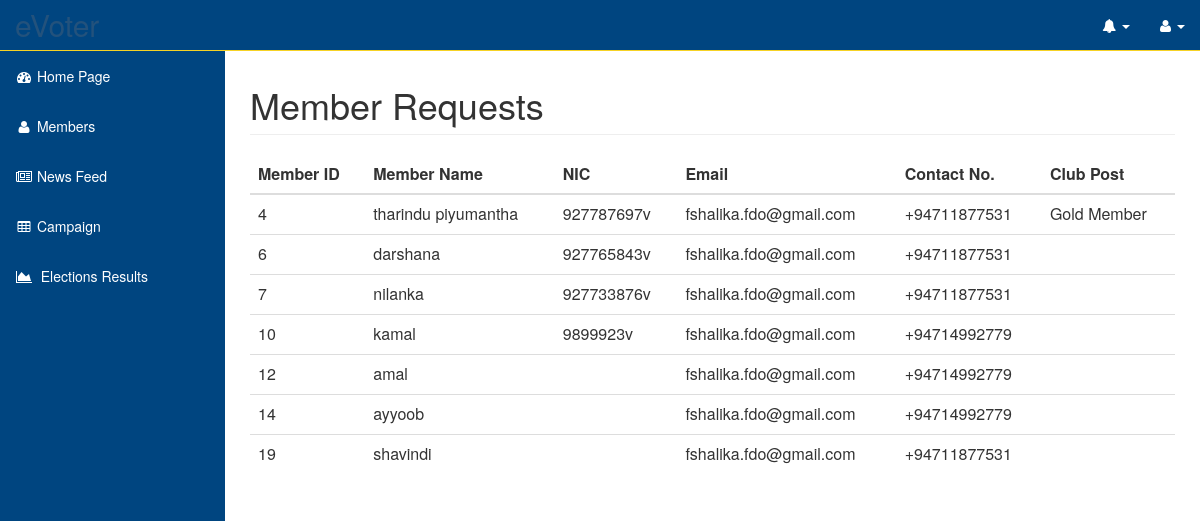
Page /app/view/userRequests.php on the earlier database version.
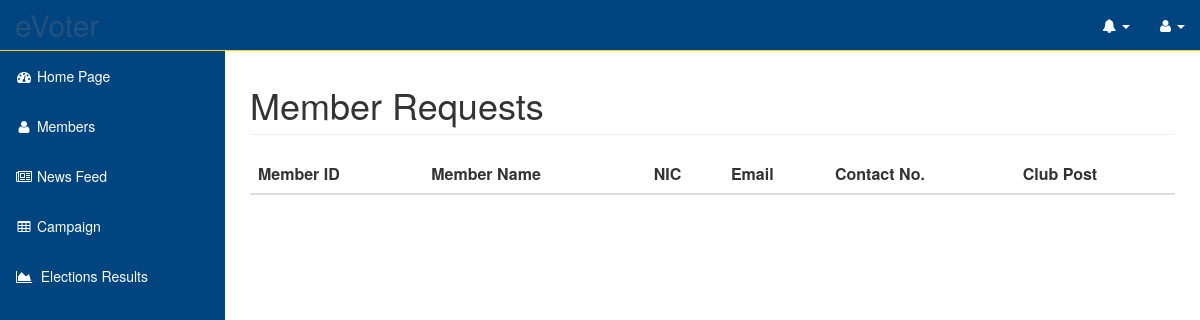
Same page on the later database version.
### tables this page shows
CREATE TABLE IF NOT EXISTS `clubmember` (
  `memberID` int(11) NOT NULL,
  `name` varchar(50) NOT NULL,
  `NIC` varchar(10) NOT NULL,
  `email` varchar(50) NOT NULL,
  `mobileNumber` varchar(20) NOT NULL,
  `clubPost` varchar(50) NOT NULL,
  `profileImage` varchar(100) NOT NULL,
  `status` varchar(50) NOT NULL,
  `user_group` int(11) NOT NULL DEFAULT '1',
  `dateofjoin` date NOT NULL,
  `username` varchar(50) NOT NULL,
  `password` varchar(100) NOT NULL,
  `securityquestions` int(2) NOT NULL DEFAULT '0',
  PRIMARY KEY (`memberID`)
);

### app/view/userRequests.php (the view, shortened to what this page needs)
<?php
include "../templates/header.php";
require_once '../model/dbConfig.php';
?>
<body>
<div id="wrapper">
    <nav class="navbar navbar-inverse navbar-fixed-top color-change" role="navigation" >
        <?php include "../templates/topmenu.php";
        include "../templates/sidemenu.php";
        ?>
    </nav>
    <div id="page-wrapper">
        <div class="container-fluid">
            <div class="row">
                <div class="col-lg-12">
                    <h1 class="page-header"> Member Requests </h1>
                </div>
            </div>
            <div>
                <div id="content" scrolling="yes">
                    <?php
                    $sql = "SELECT * FROM clubmember WHERE status = 'not-registered' ";
                    $result = mysqli_query($con, $sql);
                    ?>
                    <form name="table" method="post" onsubmit="return validate();">
                        <table class="table table_striped" id="table">
                            <thead>
                            <tr>
                                <th>Member ID</th>
                                <th>Member Name</th>
                                <th>NIC</th>
                                <th>Email</th>
                                <th>Contact No.</th>
                                <th>Club Post</th>
                            </tr>
                            </thead>
                            <tbody>
                            <?php
                            while ($array = mysqli_fetch_row($result))
                            {?>
                                <tr class='tableRow' id = <?php echo $array[0] ?> href='acceptUsers.php?value=<?php echo $array[2]?>'>
                                    <td><?php echo $array[0] ?></td>
                                    <td><?php echo $array[1] ?></td>
                                    <td><?php echo $array[2] ?></td>
                                    <td><?php echo $array[3] ?></td>
                                    <td><?php echo $array[4] ?></td>
                                    <td><?php echo $array[5] ?></td>
                                </tr>
                            <?php }
                            ?>
                            </tbody>
                        </table>
                    </form>
                </div>
            </div>
        </div>
    </div>
</div>
</body>
</html>

Differences in the rows shown:
no longer on this page (row edited): clubmember: memberID "4", name "tharindu piyumantha", NIC "927787697v", email "fshalika.fdo@gmail.com", mobileNumber "+94711877531", clubPost "Gold Member"
no longer on this page (row edited): clubmember: memberID "6", name "darshana", NIC "927765843v", email "fshalika.fdo@gmail.com", mobileNumber "+94711877531"
no longer on this page (row edited): clubmember: memberID "7", name "nilanka", NIC "927733876v", email "fshalika.fdo@gmail.com", mobileNumber "+94711877531"
no longer on this page (row edited): clubmember: memberID "10", name "kamal", NIC "9899923v", email "fshalika.fdo@gmail.com", mobileNumber "+94714992779"
no longer on this page (row edited): clubmember: memberID "12", name "amal", email "fshalika.fdo@gmail.com", mobileNumber "+94714992779"
removed clubmember: memberID "14", name "ayyoob", email "fshalika.fdo@gmail.com", mobileNumber "+94714992779"
removed clubmember: memberID "19", name "shavindi", email "fshalika.fdo@gmail.com", mobileNumber "+94711877531"
